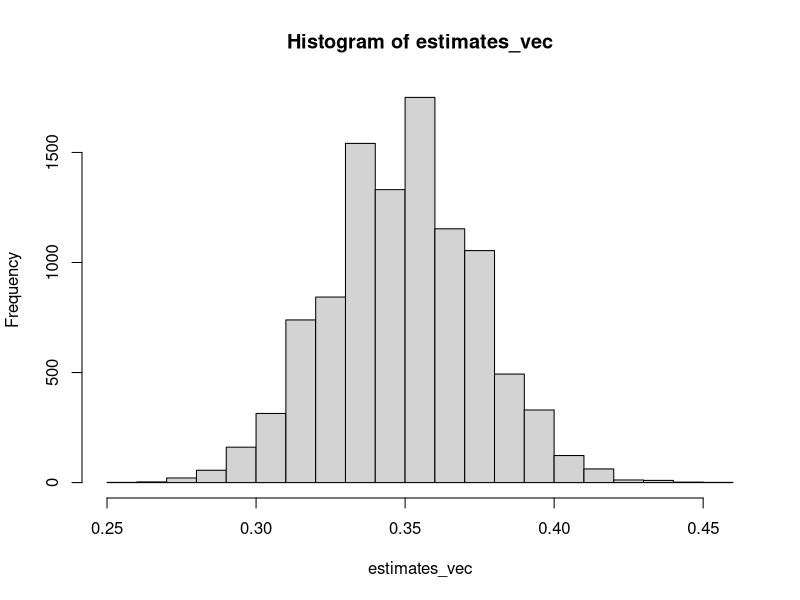

Write the R code that produced this figure.
# Simulation sample sizes for estimation of porportions in finite samples:

N <- 9000 # Population sample size
n <- 350 # number of people answering the survey (representatively)
p <- 0.35 # true but unknown proportion
n_sim <- 10000 # number of simulation run do determine CI

#x_sim <- rhyper(n, p*N, N-p*N, n)
#hist(x_sim/n)
#quantile(x_sim/n, probs = c(0.025, 0.975))

true_pop <- c(rep(1, N*p),rep(0,N-N*p)) # true population
length(true_pop) # N*p 1's N-N*p 0's

# Simulate:
estimates_vec <- rep(NA, n_sim)
for(i in 1:n_sim){
  x_sample <- sample(true_pop, n, replace = FALSE)
  estimates_vec[i] <- sum(x_sample)/n # estimate of true but unknown proportion
}

hist(estimates_vec)
quantile(estimates_vec, probs = c(0.025, 0.975))
# Hence, when sampling n out of N people (representatively) with a true
# but unknown proportion p, we have a precision of +/- %5 (n=350, N=9000,p=0.35).